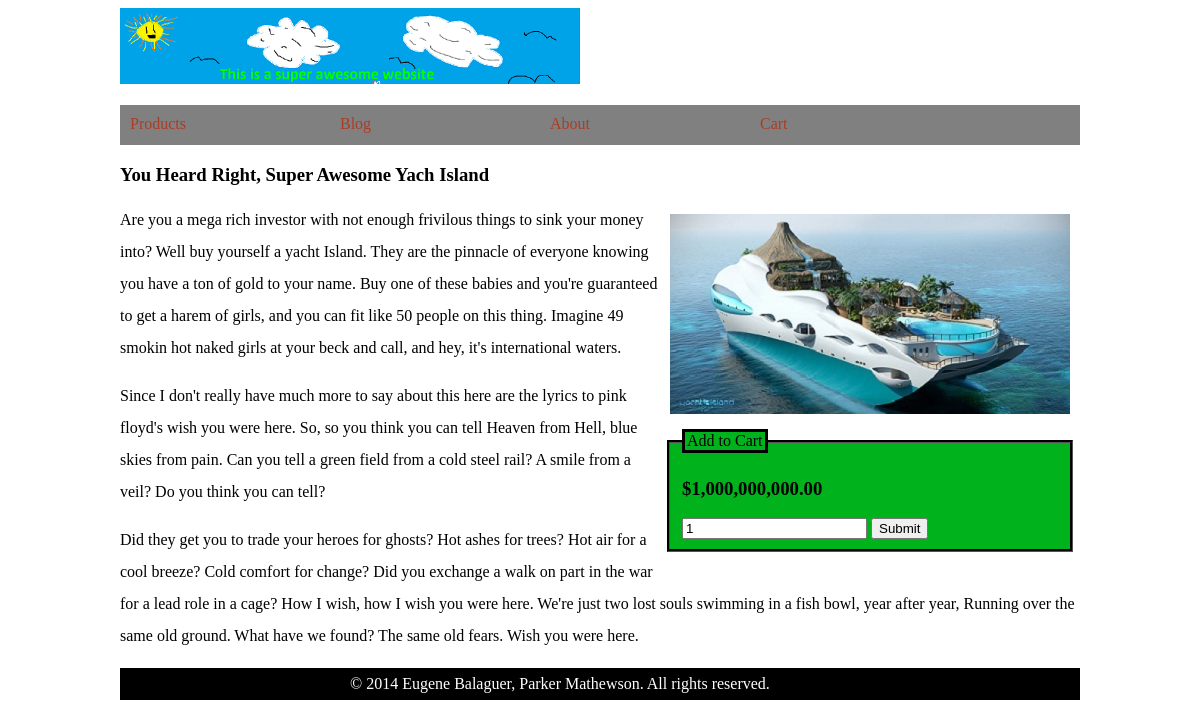
The app's page /product.php?product=1 with its own data.
### tables this page shows
CREATE TABLE IF NOT EXISTS `product` (
  `id` int(11) NOT NULL AUTO_INCREMENT,
  `name` varchar(64) NOT NULL,
  `description` varchar(2056) NOT NULL,
  `image` varchar(64) NOT NULL,
  `price` double NOT NULL,
  PRIMARY KEY (`id`)
);

### product.php (the view, shortened to what this page needs)
<?php include('header.php');
if (isset($_GET['product'])) {
	$productName = $_GET['product'];
}
$cleanProduct = filter_var($productName, FILTER_SANITIZE_STRING);
$cleanProduct = htmlentities($cleanProduct);
$DBH = new PDO("mysql:host=localhost;dbname=hw4", 'root', '');
$stmt = $DBH->prepare("SELECT * FROM product WHERE id = $cleanProduct");
$stmt->bindValue(':atitle', $cleanProduct, PDO::PARAM_STR);
$stmt->execute();
$product_html = $stmt -> fetch();
?>
<h3>
	You Heard Right, <?php echo $product_html['name'] ?>
</h3>
<div class="yacht_and_cart">
	<img id="product_yacht" alt ="<?php echo $product_html['name'] ?>" src="<?php echo $product_html['image'] ?>"/>
	<form id="addtocart" action="cart.php" method="get">
		<fieldset>
			<legend id="money">Add to Cart</legend>
			<input type="text" name="productquantity" value="1" id="productquantity"/>
			<input type="submit"/>
		</fieldset>
	</form>
</div>
<?php
echo $product_html['description'];
include('footer.php'); ?>

### records on screen
product: name "Super Awesome Yach Island", image (picture), description "Are you a mega rich investor with not enough frivilous things to sink your money into? Well buy yourself a yacht Island. They are the pinnacle of everyone knowing you have a ton of gold to your name. Buy one of these babies and you're guaranteed to get a harem of girls, and you can fit like 50 people on this thing. Imagine 49 smokin hot naked girls at your beck and call, and hey, it's international waters. Since I don't really have much more to say about this here are the lyrics to pink floyd's wish you were here. So, so you think you can tell Heaven from Hell, blue skies from pain. Can you tell a green field from a cold steel rail? A smile from a veil? Do you think you can tell? Did they…"
